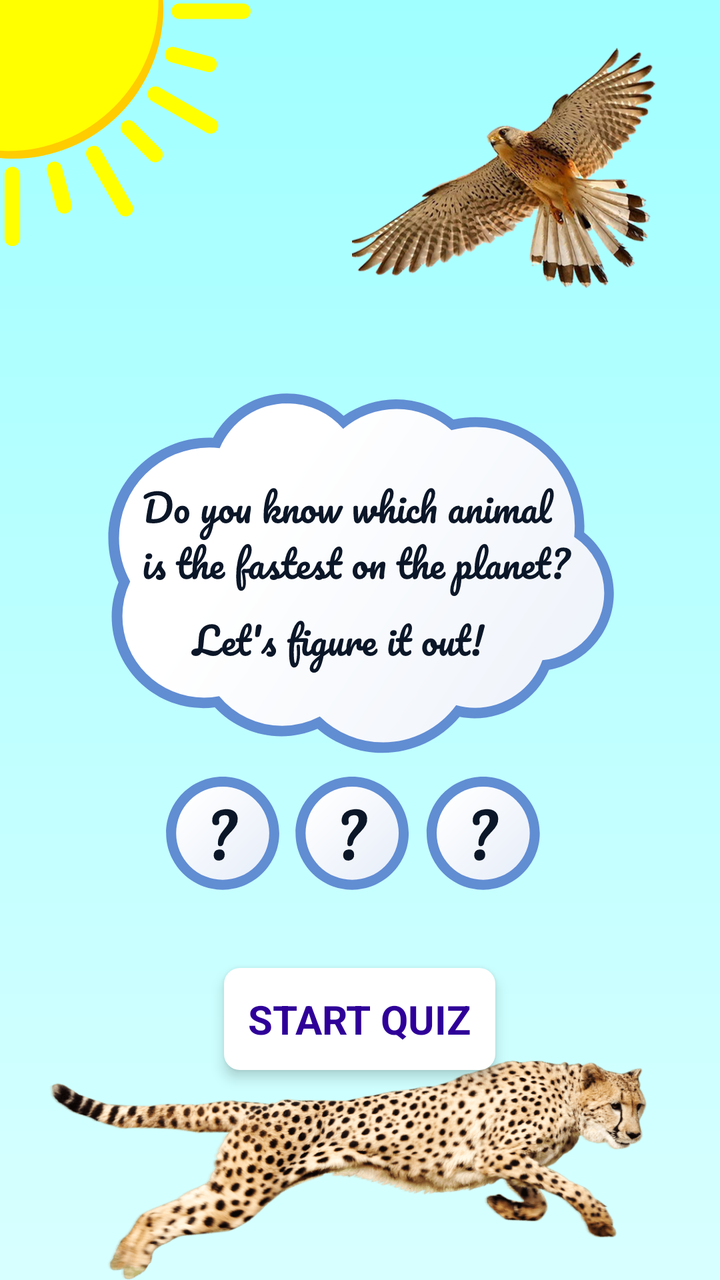
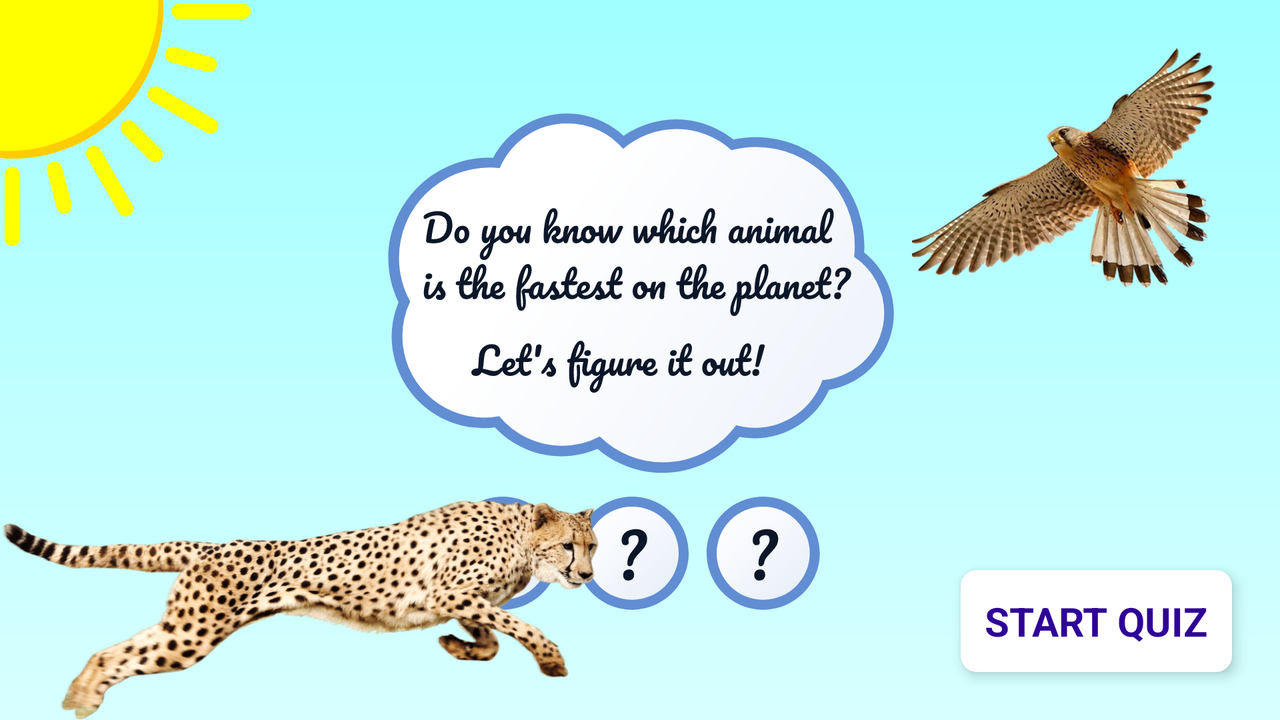

First picture: res/layout/ on a phone held upright. Second picture: the repository's own variant of that layout, on a device whose configuration matches the variant's folder. Source for both follows.
<!-- AndroidManifest.xml: application theme AppTheme -->
<!-- res/layout/activity_start_quiz.xml -->
<?xml version="1.0" encoding="utf-8"?>
<RelativeLayout xmlns:android="http://schemas.android.com/apk/res/android"
    xmlns:app="http://schemas.android.com/apk/res-auto"
    xmlns:tools="http://schemas.android.com/tools"
    android:layout_width="match_parent"
    android:layout_height="match_parent"
    android:background="@drawable/sky_gradient_light"
    tools:context=".StartQuizActivity">

    <ImageView
        android:layout_width="@dimen/sun_size"
        android:layout_height="@dimen/sun_size"
        app:srcCompat="@drawable/ic_sun" />

    <ImageView
        android:id="@+id/start_quiz_cloud"
        android:layout_width="@dimen/cloud_size"
        android:layout_height="@dimen/cloud_size"
        android:layout_centerInParent="true"
        android:layout_marginBottom="@dimen/cloud_to_button_margin"
        app:srcCompat="@drawable/ic_cloud_with_question_marks" />
    <ImageView
        android:layout_width="@dimen/cheetah_image_width"
        android:layout_height="wrap_content"
        android:layout_marginLeft="@dimen/cheetah_left_margin"
        android:adjustViewBounds="true"
        android:src="@drawable/cheetah_png"
        android:layout_alignParentBottom="true"/>
    <LinearLayout
        android:id="@+id/start_quiz_button"
        android:layout_below="@+id/start_quiz_cloud"
        android:layout_centerHorizontal="true"
        style="@style/light_button_style">
        <TextView
            android:text="@string/start_quiz_button_text"
            style="@style/light_button_text_style" />

    </LinearLayout>

    <ImageView
        android:layout_width="@dimen/falcon_image_width"
        android:layout_height="wrap_content"
        android:layout_margin="@dimen/falcon_margin"
        android:adjustViewBounds="true"
        android:src="@drawable/falcon_png"
        android:layout_alignParentRight="true"/>

</RelativeLayout>
<!-- resources referenced by this layout -->
<resources>
  <!-- from res/values-sw340dp/ -->
  <dimen name="cheetah_image_width">300dp</dimen>
  <!-- from res/values-sw340dp/ -->
  <dimen name="cheetah_left_margin">24dp</dimen>
  <!-- from res/values-sw340dp/ -->
  <dimen name="cloud_size">264dp</dimen>
  <!-- from res/values-sw340dp/ -->
  <dimen name="cloud_to_button_margin">32dp</dimen>
  <!-- from res/values-sw340dp/ -->
  <dimen name="falcon_image_width">160dp</dimen>
  <!-- from res/values-sw340dp/ -->
  <dimen name="falcon_margin">24dp</dimen>
  <!-- from res/values-sw340dp/ -->
  <dimen name="sun_size">128dp</dimen>
  <!-- drawable cheetah_png: png bitmap (drawable-hdpi, 246149 bytes) -->
  <!-- drawable falcon_png: png bitmap (drawable-hdpi, 303583 bytes) -->
  <!-- drawable ic_cloud_with_question_marks: vector/xml drawable (drawable, 70156 chars, omitted) -->
  <!-- drawable ic_sun: vector/xml drawable (drawable, 4742 chars, omitted) -->
  <!-- drawable sky_gradient_light (drawable) -->
  <?xml version="1.0" encoding="utf-8"?>
  <shape xmlns:android="http://schemas.android.com/apk/res/android">
      <gradient
          android:type="linear"
          android:angle="270"
          android:startColor="@color/sky_darker_light"
          android:endColor="@color/sky_lighter_light" />
  </shape>
  <string name="start_quiz_button_text">start quiz</string>
  <style name="light_button_style">
          <item name="android:layout_width">wrap_content</item>
          <item name="android:layout_height">wrap_content</item>
          <item name="android:background">@drawable/light_button_background</item>
          <item name="android:elevation">@dimen/button_elevation</item>
          <item name="android:clickable">true</item>
      </style>
  <style name="light_button_text_style">
          <item name="android:layout_width">wrap_content</item>
          <item name="android:layout_height">wrap_content</item>
          <item name="android:textSize">@dimen/light_button_text_size</item>
          <item name="android:padding">@dimen/start_button_padding</item>
          <item name="android:textStyle">bold</item>
          <item name="android:textAllCaps">true</item>
      </style>
  <style name="AppTheme" parent="Theme.AppCompat.Light.NoActionBar">
          
          <item name="colorPrimary">@color/colorPrimary</item>
          <item name="colorPrimaryDark">@color/colorPrimaryDark</item>
          <item name="colorAccent">@color/colorAccent</item>
          <item name="android:textColor">#2f0098</item>
  
      </style>
  <color name="sky_darker_light">#A0FFFF</color>
  <color name="sky_lighter_light">#D8FFFF</color>
  <!-- drawable light_button_background (drawable) -->
  <?xml version="1.0" encoding="utf-8"?>
  <selector xmlns:android="http://schemas.android.com/apk/res/android">
      <item android:state_pressed="true">
          <shape xmlns:android="http://schemas.android.com/apk/res/android"
              android:shape="rectangle">
              <solid android:color="@color/light_button_pressed"></solid>
              <corners android:radius="@dimen/light_button_corners"/>
          </shape>
      </item>
      <item>
          <shape xmlns:android="http://schemas.android.com/apk/res/android"
              android:shape="rectangle">
              <solid android:color="@android:color/white"></solid>
              <corners android:radius="@dimen/light_button_corners"/>
          </shape>
      </item>
  
  </selector>
  <!-- from res/values-sw340dp/ -->
  <dimen name="button_elevation">4dp</dimen>
  <!-- from res/values-sw340dp/ -->
  <dimen name="light_button_text_size">20sp</dimen>
  <!-- from res/values-sw340dp/ -->
  <dimen name="start_button_padding">12dp</dimen>
  <color name="colorPrimary">#6200EE</color>
  <color name="colorPrimaryDark">#3700B3</color>
  <color name="colorAccent">#03DAC5</color>
  <color name="light_button_pressed">#E0E0E0</color>
  <!-- from res/values-sw340dp/ -->
  <dimen name="light_button_corners">8dp</dimen>
</resources>
<!-- res/layout-land/activity_start_quiz.xml (the repository's variant of the layout above) -->
<!-- drawn on the phone turned sideways -->
<?xml version="1.0" encoding="utf-8"?>
<RelativeLayout xmlns:android="http://schemas.android.com/apk/res/android"
    xmlns:app="http://schemas.android.com/apk/res-auto"
    xmlns:tools="http://schemas.android.com/tools"
    android:layout_width="match_parent"
    android:layout_height="match_parent"
    android:background="@drawable/sky_gradient_light"
    tools:context=".StartQuizActivity">

    <ImageView
        android:layout_width="@dimen/sun_size"
        android:layout_height="@dimen/sun_size"
        app:srcCompat="@drawable/ic_sun" />

    <ImageView
        android:id="@+id/start_quiz_cloud"
        android:layout_width="@dimen/cloud_size"
        android:layout_height="@dimen/cloud_size"
        android:layout_centerInParent="true"
        android:layout_marginBottom="@dimen/cloud_to_button_margin"
        app:srcCompat="@drawable/ic_cloud_with_question_marks" />
    <LinearLayout
        android:id="@+id/start_quiz_button"
        android:layout_alignParentRight="true"
        android:layout_alignParentBottom="true"
        android:layout_margin="@dimen/start_button_land_margin"
        style="@style/light_button_style">
        <TextView
            android:text="@string/start_quiz_button_text"
            style="@style/light_button_text_style" />

    </LinearLayout>

    <ImageView
        android:layout_width="@dimen/falcon_image_width"
        android:layout_height="wrap_content"
        android:layout_margin="@dimen/falcon_margin"
        android:adjustViewBounds="true"
        android:src="@drawable/falcon_png"
        android:layout_alignParentRight="true"/>

    <ImageView
        android:layout_width="@dimen/cheetah_image_width"
        android:layout_height="wrap_content"
        android:adjustViewBounds="true"
        android:src="@drawable/cheetah_png"
        android:layout_alignParentBottom="true"/>

</RelativeLayout>
<!-- resources referenced by the variant -->
<!-- as the phone turned sideways resolves them -->
<resources>
  <!-- from res/values-sw340dp/ -->
  <dimen name="cheetah_image_width">300dp</dimen>
  <!-- from res/values-sw340dp/ -->
  <dimen name="cloud_size">264dp</dimen>
  <!-- from res/values-sw340dp/ -->
  <dimen name="cloud_to_button_margin">32dp</dimen>
  <!-- from res/values-sw340dp/ -->
  <dimen name="falcon_image_width">160dp</dimen>
  <!-- from res/values-sw340dp/ -->
  <dimen name="falcon_margin">24dp</dimen>
  <!-- from res/values-sw340dp/ -->
  <dimen name="start_button_land_margin">24dp</dimen>
  <!-- from res/values-sw340dp/ -->
  <dimen name="sun_size">128dp</dimen>
  <!-- drawable cheetah_png: png bitmap (drawable-hdpi, 246149 bytes) -->
  <!-- drawable falcon_png: png bitmap (drawable-hdpi, 303583 bytes) -->
  <!-- drawable ic_cloud_with_question_marks: vector/xml drawable (drawable, 70156 chars, omitted) -->
  <!-- drawable ic_sun: vector/xml drawable (drawable, 4742 chars, omitted) -->
  <!-- drawable sky_gradient_light (drawable) -->
  <?xml version="1.0" encoding="utf-8"?>
  <shape xmlns:android="http://schemas.android.com/apk/res/android">
      <gradient
          android:type="linear"
          android:angle="270"
          android:startColor="@color/sky_darker_light"
          android:endColor="@color/sky_lighter_light" />
  </shape>
  <string name="start_quiz_button_text">start quiz</string>
  <style name="light_button_style">
          <item name="android:layout_width">wrap_content</item>
          <item name="android:layout_height">wrap_content</item>
          <item name="android:background">@drawable/light_button_background</item>
          <item name="android:elevation">@dimen/button_elevation</item>
          <item name="android:clickable">true</item>
      </style>
  <style name="light_button_text_style">
          <item name="android:layout_width">wrap_content</item>
          <item name="android:layout_height">wrap_content</item>
          <item name="android:textSize">@dimen/light_button_text_size</item>
          <item name="android:padding">@dimen/start_button_padding</item>
          <item name="android:textStyle">bold</item>
          <item name="android:textAllCaps">true</item>
      </style>
  <style name="AppTheme" parent="Theme.AppCompat.Light.NoActionBar">
          
          <item name="colorPrimary">@color/colorPrimary</item>
          <item name="colorPrimaryDark">@color/colorPrimaryDark</item>
          <item name="colorAccent">@color/colorAccent</item>
          <item name="android:textColor">#2f0098</item>
  
      </style>
  <color name="sky_darker_light">#A0FFFF</color>
  <color name="sky_lighter_light">#D8FFFF</color>
  <!-- drawable light_button_background (drawable) -->
  <?xml version="1.0" encoding="utf-8"?>
  <selector xmlns:android="http://schemas.android.com/apk/res/android">
      <item android:state_pressed="true">
          <shape xmlns:android="http://schemas.android.com/apk/res/android"
              android:shape="rectangle">
              <solid android:color="@color/light_button_pressed"></solid>
              <corners android:radius="@dimen/light_button_corners"/>
          </shape>
      </item>
      <item>
          <shape xmlns:android="http://schemas.android.com/apk/res/android"
              android:shape="rectangle">
              <solid android:color="@android:color/white"></solid>
              <corners android:radius="@dimen/light_button_corners"/>
          </shape>
      </item>
  
  </selector>
  <!-- from res/values-sw340dp/ -->
  <dimen name="button_elevation">4dp</dimen>
  <!-- from res/values-sw340dp/ -->
  <dimen name="light_button_text_size">20sp</dimen>
  <!-- from res/values-sw340dp/ -->
  <dimen name="start_button_padding">12dp</dimen>
  <color name="colorPrimary">#6200EE</color>
  <color name="colorPrimaryDark">#3700B3</color>
  <color name="colorAccent">#03DAC5</color>
  <color name="light_button_pressed">#E0E0E0</color>
  <!-- from res/values-sw340dp/ -->
  <dimen name="light_button_corners">8dp</dimen>
</resources>
